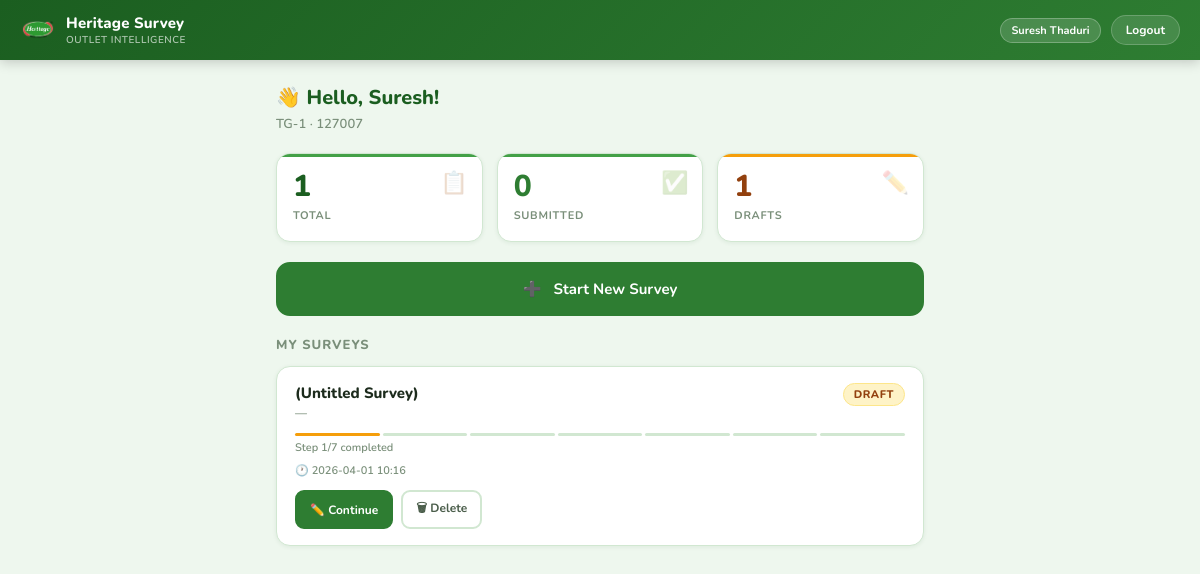
The app's page /se (signed in) with its own data.
### tables this page shows
CREATE TABLE users (
        id          INTEGER PRIMARY KEY AUTOINCREMENT,
        username    TEXT UNIQUE NOT NULL,
        password    TEXT NOT NULL,
        full_name   TEXT NOT NULL,
        employee_id TEXT,
        role        TEXT DEFAULT 'se',   -- 'se' | 'admin'
        region      TEXT,
        is_active   INTEGER DEFAULT 1,
        created_at  TEXT DEFAULT (datetime('now')),
        last_login  TEXT
    , sales_office TEXT);

CREATE TABLE surveys (
        id              TEXT PRIMARY KEY,
        se_id           INTEGER NOT NULL,
        status          TEXT DEFAULT 'draft',   -- draft | submitted
        step_reached    INTEGER DEFAULT 1,

        -- Step 1: Basic
        outlet_name     TEXT,
        owner_name      TEXT,
        mobile          TEXT,
        whatsapp_enabled INTEGER DEFAULT 1,
        whatsapp_number TEXT,
        area            TEXT,
        latitude        REAL,
        longitude       REAL,
        photo_filename  TEXT,

        -- Step 2: Classification
        outlet_type     TEXT,

        -- Step 3: Industry size & Heritage (JSON)
        industry_data   TEXT DEFAULT '{}',
        heritage_data   TEXT DEFAULT '{}',
        icecream_available TEXT,
        icecream_interest  TEXT,
        icecream_brands    TEXT,

        -- Step 4: Competition (JSON)
        competition_data TEXT DEFAULT '{}',

        -- Step 5: Supply (JSON)
        supply_data     TEXT DEFAULT '{}',

        -- Step 6: Cooling (JSON)
        cooling_data    TEXT DEFAULT '{}',

        -- Step 7: SE sign-off
        se_remarks      TEXT,

        created_at      TEXT DEFAULT (datetime('now')),
        updated_at      TEXT DEFAULT (datetime('now')),
        submitted_at    TEXT, fssai_number TEXT, interior_photo TEXT, cooler_photo TEXT, shelf_photo TEXT, posm_photo TEXT, space_photo TEXT, cooler_photo_visi TEXT, cooler_photo_bottle TEXT, cooler_photo_freezer TEXT,

        FOREIGN KEY (se_id) REFERENCES users(id)
    );

### app.py (the view)
@app.route('/se')
@login_required
def se_dashboard():
    if session.get('role') == 'admin':
        return redirect(url_for('admin_dashboard'))
    user = current_user()
    surveys = query("""
        SELECT id, outlet_name, area, outlet_type, status, step_reached,
               created_at, updated_at, submitted_at
        FROM surveys WHERE se_id=? ORDER BY updated_at DESC
    """, [user['id']])
    surveys = [dict(s) for s in surveys]
    stats = {
        'total': len(surveys),
        'submitted': sum(1 for s in surveys if s['status']=='submitted'),
        'draft': sum(1 for s in surveys if s['status']=='draft'),
    }
    return render_template('se_dashboard.html', user=user, surveys=surveys, stats=stats)

### app.py (called while the page is built)
def get_db():
    if 'db' not in g:
        g.db = sqlite3.connect(DB_PATH)
        g.db.row_factory = sqlite3.Row
        g.db.execute("PRAGMA journal_mode=WAL")
    return g.db

def query(sql, args=(), one=False):
    cur = get_db().execute(sql, args)
    rv = cur.fetchall()
    return (rv[0] if rv else None) if one else rv

def row_to_dict(row):
    if row is None: return None
    return dict(row)

def login_required(f):
    @wraps(f)
    def decorated(*args, **kwargs):
        if 'user_id' not in session:
            return redirect(url_for('login'))
        return f(*args, **kwargs)
    return decorated

def current_user():
    if 'user_id' not in session:
        return None
    return row_to_dict(query("SELECT * FROM users WHERE id=?", [session['user_id']], one=True))

### templates/se_dashboard.html (shortened to what this page needs)
{% extends "base.html" %}
{% block content %}
<div class="page-sm" style="padding-bottom:80px">
  <div style="margin-bottom:20px">
    <h2 style="font-size:20px;font-weight:800;color:var(--green-800)">
      👋 Hello, {{ user.full_name.split()[0] }}!
    </h2>
    <p style="font-size:13px;color:var(--text-sub);margin-top:4px;font-weight:600">
      {{ user.region or 'Field Sales' }} · {{ user.employee_id or '' }}
    </p>
  </div>
  <div class="stats-grid" style="grid-template-columns:repeat(3,1fr);margin-bottom:20px">
    <div class="stat-card">
      <div class="stat-val">{{ stats.total }}</div>
      <div class="stat-label">Total</div>
      <div class="stat-icon">📋</div>
    </div>
    <div class="stat-card">
      <div class="stat-val" style="color:var(--green-700)">{{ stats.submitted }}</div>
      <div class="stat-label">Submitted</div>
      <div class="stat-icon">✅</div>
    </div>
    <div class="stat-card gold">
      <div class="stat-val" style="color:#92400E">{{ stats.draft }}</div>
      <div class="stat-label">Drafts</div>
      <div class="stat-icon">✏️</div>
    </div>
  </div>
  <a href="/survey/new" class="btn btn-primary btn-full" style="padding:15px;font-size:15px;margin-bottom:20px;border-radius:var(--radius)">
    ➕ &nbsp; Start New Survey
  </a>
  {% if surveys %}
  <h3 style="font-size:13px;font-weight:800;color:var(--text-sub);text-transform:uppercase;letter-spacing:1px;margin-bottom:12px">My Surveys</h3>
  <div style="display:flex;flex-direction:column;gap:12px">
    {% for s in surveys %}
    <div class="survey-card">
      <div class="survey-card-header">
        <div>
          <div class="survey-card-title">
            {{ s.outlet_name or '(Untitled Survey)' }}
          </div>
          <div class="survey-card-sub">
            {{ s.area or '—' }}{% if s.outlet_type %} · {{ s.outlet_type }}{% endif %}
          </div>
        </div>
        <span class="badge badge-{{ s.status }}">{{ s.status }}</span>
      </div>
      <div>
        <div class="step-mini-pills">
          {% for i in range(1,8) %}
          <div class="step-mini-pill {% if i < s.step_reached %}done{% elif i == s.step_reached %}active{% endif %}"></div>
          {% endfor %}
        </div>
        <div style="font-size:11px;color:var(--text-sub);font-weight:600;margin-top:4px">
          Step {{ s.step_reached }}/7 completed
        </div>
      </div>
      <div class="survey-card-meta">
        <span>🕐 {{ s.updated_at[:16] if s.updated_at else '—' }}</span>
      </div>
      <div class="survey-card-actions">
        {% if s.status == 'draft' %}
        <a href="/survey/{{ s.id }}/step/{{ s.step_reached }}" class="btn btn-primary btn-sm">
          ✏️ Continue
        </a>
        {% else %}
        <a href="/survey/{{ s.id }}/step/1" class="btn btn-outline btn-sm">
          👁 View
        </a>
        {% endif %}
        {% if s.status == 'draft' %}
        <form method="POST" action="/survey/{{ s.id }}/delete" onsubmit="return confirm('Delete this survey?')">
          <button type="submit" class="btn btn-ghost btn-sm">🗑 Delete</button>
        </form>
        {% endif %}
      </div>
    </div>
    {% endfor %}
  </div>
  {% else %}
  <div class="empty-state">
    <div class="icon">📋</div>
    <h3>No surveys yet</h3>
    <p>Tap "Start New Survey" above to begin capturing outlet data.</p>
  </div>
  {% endif %}
</div>
{% endblock %}

### templates/base.html (shortened to what this page needs)
<!DOCTYPE html>
<html lang="en">
<head>
<link rel="stylesheet" href="/static/css/style.css"/>
</head>
<body>
{% if session.get('user_id') %}
<nav class="topnav">
  <a href="/" class="nav-brand" style="text-decoration: none;">
    <div class="nav-logo">
      <img src="/static/icons/heritage-logo.png" alt="Heritage Logo" />
    </div>
    <div>
      <div class="nav-title">Heritage Survey</div>
      <div class="nav-subtitle">OUTLET INTELLIGENCE</div>
    </div>
  </a>
  <div class="nav-right">
    <span class="nav-badge {% if session.get('role')=='admin' %}admin{% endif %}">
      {% if session.get('role')=='admin' %}⚙ Admin{% else %}{{ session.get('name','SE')|truncate(12,True,'') }}{% endif %}
    </span>
    <a href="/logout" class="nav-btn">Logout</a>
  </div>
</nav>
{% endif %}
{% block content %}{% endblock %}
</body>
</html>

### records on screen
users: get "Suresh Thaduri", full_name "Suresh", region "TG-1", employee "127007"
surveys: outlet_name "(Untitled Survey)", area "—", status "DRAFT", step_reached "1", updated_at "2026-04-01 10:16"

### other values on screen
{{ stats.total }} "1"
{{ stats.submitted }} "0"
{{ stats.draft }} "1"
